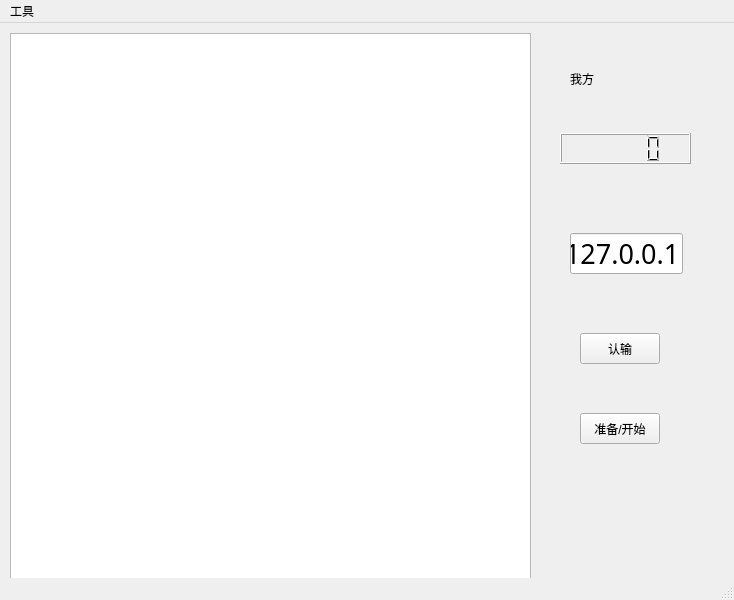
<?xml version="1.0" encoding="UTF-8"?>
<ui version="4.0">
 <class>MainWindow</class>
 <widget class="QMainWindow" name="MainWindow">
  <property name="geometry">
   <rect>
    <x>0</x>
    <y>0</y>
    <width>734</width>
    <height>600</height>
   </rect>
  </property>
  <property name="windowTitle">
   <string>MainWindow</string>
  </property>
  <widget class="QWidget" name="centralwidget">
   <widget class="QGraphicsView" name="graphicsView">
    <property name="geometry">
     <rect>
      <x>10</x>
      <y>10</y>
      <width>521</width>
      <height>561</height>
     </rect>
    </property>
    <property name="styleSheet">
     <string notr="true">border-image: url(:/image/background.png);</string>
    </property>
   </widget>
   <widget class="QLabel" name="label">
    <property name="geometry">
     <rect>
      <x>570</x>
      <y>40</y>
      <width>121</width>
      <height>31</height>
     </rect>
    </property>
    <property name="text">
     <string>我方</string>
    </property>
   </widget>
   <widget class="QLCDNumber" name="lcdNumber">
    <property name="geometry">
     <rect>
      <x>560</x>
      <y>110</y>
      <width>131</width>
      <height>31</height>
     </rect>
    </property>
   </widget>
   <widget class="QPushButton" name="pushButton">
    <property name="geometry">
     <rect>
      <x>580</x>
      <y>390</y>
      <width>80</width>
      <height>31</height>
     </rect>
    </property>
    <property name="text">
     <string>准备/开始</string>
    </property>
   </widget>
   <widget class="QPushButton" name="pushButton_2">
    <property name="geometry">
     <rect>
      <x>580</x>
      <y>310</y>
      <width>80</width>
      <height>31</height>
     </rect>
    </property>
    <property name="text">
     <string>认输</string>
    </property>
   </widget>
   <widget class="QLineEdit" name="lineEdit">
    <property name="geometry">
     <rect>
      <x>570</x>
      <y>210</y>
      <width>113</width>
      <height>41</height>
     </rect>
    </property>
    <property name="font">
     <font>
      <family>Agency FB</family>
      <pointsize>20</pointsize>
     </font>
    </property>
    <property name="styleSheet">
     <string notr="true">backgroud-color:rgba(0,0,0,255)</string>
    </property>
    <property name="text">
     <string>127.0.0.1</string>
    </property>
   </widget>
  </widget>
  <widget class="QMenuBar" name="menubar">
   <property name="geometry">
    <rect>
     <x>0</x>
     <y>0</y>
     <width>734</width>
     <height>17</height>
    </rect>
   </property>
   <widget class="QMenu" name="menu">
    <property name="title">
     <string>工具</string>
    </property>
    <addaction name="actionexit"/>
    <addaction name="actionsave"/>
    <addaction name="actionadd"/>
    <addaction name="actionconnect"/>
   </widget>
   <addaction name="menu"/>
  </widget>
  <widget class="QStatusBar" name="statusbar"/>
  <action name="actionexit">
   <property name="text">
    <string>load</string>
   </property>
   <property name="shortcut">
    <string>Ctrl+L</string>
   </property>
  </action>
  <action name="actionsave">
   <property name="text">
    <string>save</string>
   </property>
   <property name="shortcut">
    <string>Ctrl+S</string>
   </property>
  </action>
  <action name="actionadd">
   <property name="text">
    <string>exit</string>
   </property>
   <property name="shortcut">
    <string>Ctrl+Q</string>
   </property>
  </action>
  <action name="actionconnect">
   <property name="text">
    <string>connect</string>
   </property>
  </action>
 </widget>
 <resources/>
 <connections/>
</ui>
